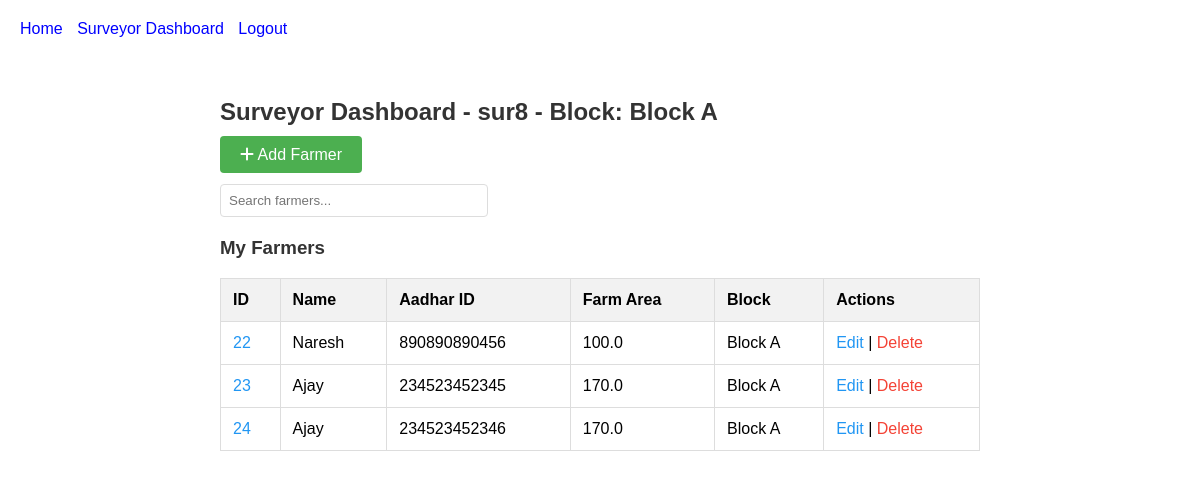
/surveyor/ (signed in), run on the app's committed database.
### farmers/models.py (models this page shows, shortened)
class Block(models.Model):
    name = models.CharField(max_length=100, unique=True)
    class Meta:
        pass

class Farmer(models.Model):
    name = models.CharField(max_length=100)
    aadhar_id = models.CharField(
        max_length=12,
        unique=True,
        validators=[validate_aadhar_id],
        help_text="Enter a 12-digit numeric Aadhar ID."
    )
    block = models.ForeignKey('Block', on_delete=models.CASCADE, related_name='farmers')
    surveyor = models.ForeignKey(User, on_delete=models.CASCADE, related_name='farmers')
    farm_area = models.FloatField()
    created_at = models.DateTimeField()
    last_updated_at = models.DateTimeField(auto_now=True)
    created_by = models.ForeignKey(User, on_delete=models.SET_NULL, null=True, related_name='farmers_created')
    last_updated_by = models.ForeignKey(User, on_delete=models.SET_NULL, null=True, related_name='farmers_updated')
    image = models.ImageField(upload_to='farmer_images/', null=True, blank=True, default='farmer_images/default.jpg')
    aadhar_image = models.ImageField(upload_to='aadhar_images/', null=True, blank=True)
    class Meta:
        indexes = [models.Index(fields=['surveyor', 'block']), models.Index(fields=['created_by'])]

### farmers/views.py (the view, shortened to what this page needs)
# urls.py: path('surveyor/', views.surveyor_dashboard, name='surveyor_dashboard'),
def surveyor_dashboard(request):
    if not request.user.is_authenticated or not request.user.groups.filter(name='Surveyors').exists():
        return redirect('login')
    block = request.user.profile.block
    if not block:
        return render(request, 'farmers/surveyor_dashboard.html', {'error': 'No block assigned'})
    farmers = Farmer.objects.filter(surveyor=request.user).order_by('id')  # Add ordering
    query = request.GET.get('q', '')
    per_page = int(request.GET.get('per_page', 10))  # Default 10, adjustable
    paginator = Paginator(farmers, per_page)
    page_number = request.GET.get('page', 1)
    page_obj = paginator.get_page(page_number)
    farmer_data = [
        {'id': f.id, 'name': f.name, 'aadhar_id': f.aadhar_id, 'farm_area': f.farm_area, 'block': f.block.name}
        for f in page_obj
    ]
    return render(request, 'farmers/surveyor_dashboard.html', {
        'block_name': block.name,
        'surveyor_username': request.user.username,
        'farmers': farmer_data,
        'query': query,
        'page_obj': page_obj,
        'per_page': per_page
    })

### farmers/templates/farmers/surveyor_dashboard.html (shortened to what this page needs)
{% extends 'farmers/base.html' %}
{% load static %}
{% block content %}
    <link rel="stylesheet" href="https://cdnjs.cloudflare.com/ajax/libs/font-awesome/6.0.0-beta3/css/all.min.css">
    <div class="dashboard-container">
        <h2 style="color: #333;">Surveyor Dashboard - {{ surveyor_username }} - Block: {{ block_name }}</h2>
        {% if error %}
            <p style="color: red;">{{ error }}</p>
        {% else %}
            <div style="margin-bottom: 20px;">
                <a href="{% url 'farmer_create' %}" class="btn"><i class="fas fa-plus"></i> Add Farmer</a>
            </div>
            <div class="search-bar">
                <form method="get" id="search-form">
                    <input type="text" name="q" value="{{ query }}" placeholder="Search farmers..." id="search-input">
                </form>
            </div>
            <h3 style="color: #333;">My Farmers</h3>
            <table>
                <tr>
                    <th>ID</th>
                    <th>Name</th>
                    <th>Aadhar ID</th>
                    <th>Farm Area</th>
                    <th>Block</th>
                    <th>Actions</th>
                </tr>
                {% for farmer in farmers %}
                    <tr>
                        <td><a href="{% url 'farmer_profile' farmer.id %}" style="color: #2196F3; text-decoration: none;">{{ farmer.id }}</a></td>
                        <td>{{ farmer.name }}</td>
                        <td>{{ farmer.aadhar_id }}</td>
                        <td>{{ farmer.farm_area }}</td>
                        <td>{{ farmer.block }}</td>
                        <td>
                            <a href="{% url 'farmer_update' farmer.id %}" style="color: #2196F3; text-decoration: none;">Edit</a> |
                            <a href="{% url 'farmer_delete' farmer.id %}" onclick="return confirm('Are you sure you want to delete this farmer?')" style="color: #f44336; text-decoration: none;">Delete</a>
                        </td>
                    </tr>
                {% empty %}
                    <tr>
                        <td colspan="6" style="text-align: center;">No farmers found.</td>
                    </tr>
                {% endfor %}
            </table>
        {% endif %}
    </div>
{% endblock %}

### farmers/templates/farmers/surveyor_dashboard.html (style rules this page uses)
.dashboard-container { max-width: 1200px; margin: 0 auto; padding: 20px; }
.btn { padding: 10px 20px; background-color: #4CAF50; color: white; border: none; border-radius: 4px; cursor: pointer; text-decoration: none; }
.search-bar { margin-bottom: 20px; }
.search-bar input { padding: 8px; width: 250px; border: 1px solid #ddd; border-radius: 4px; }
table { width: 100%; border-collapse: collapse; }
th, td { padding: 12px; border: 1px solid #ddd; text-align: left; }
th { background-color: #f2f2f2; }

### data on the page
Block: name "Block A", block "Block A" "Block A" "Block A"
Farmer: name "Naresh", aadhar_id "890890890456", farm_area "100.0"
Farmer: name "Ajay", aadhar_id "234523452345", farm_area "170.0"
Farmer: name "Ajay", aadhar_id "234523452346", farm_area "170.0"

### other printed values
{{ surveyor_username }} "sur8"
{{ farmer.id }} "22" "23" "24"
